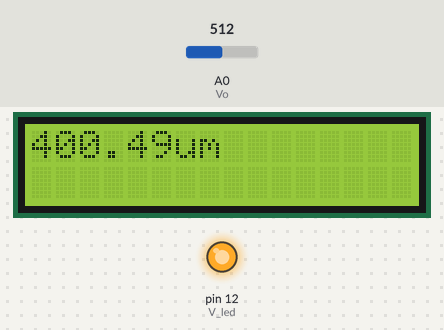
A sketch run on a simulated Arduino Uno, built with avr-gcc and run on an emulated ATmega328P. Shown: 16×2 character LCD, output pins drawn as LEDs (lit = HIGH). The test bench sets the inputs (shaded band); at power-on: A0 (Vo) = 512.

Above: at 3.2 s.
3.3 s: A0 (Vo) set to 716
At 4.4 s:
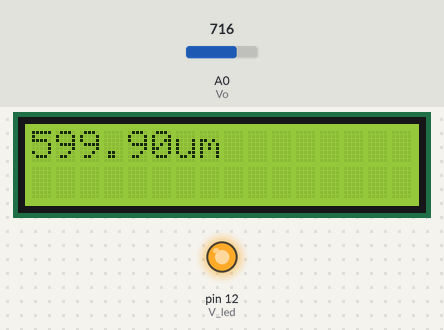
7.4 s: A0 (Vo) set to 900
At 9.0 s:
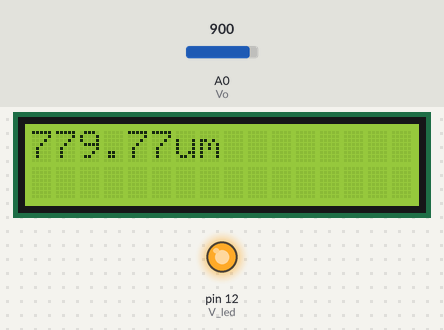
10.7 s: A0 (Vo) set to 1023
At 11.8 s:
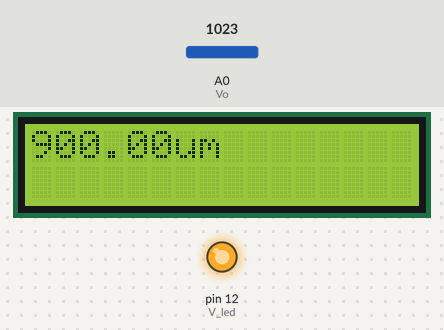
Timing chart, 0 to 13.7 s (numbered marks = the images above; inputs shaded):
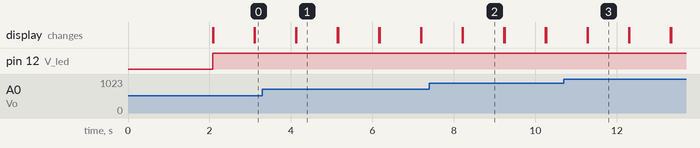

Measured:
- after the input at 3.3 s, the display: first differs from a run without the input after 0.84 s (image 1)
- after the input at 7.4 s, the display: first differs from a run without the input after 0.82 s (image 2)
- after the input at 10.7 s, the display: first differs from a run without the input after 0.59 s (image 3)
- what the display in image 1 shows lasts 1.0 s, from 4.1 s to 5.1 s

The sketch:

week4.ino
```cpp
#include <Wire.h>
#include <LiquidCrystal_I2C.h>

LiquidCrystal_I2C lcd(0x27, 16, 2);

int Vo = A0;
int V_led = 12;

float Vo_value = 0;
float Voltage = 0;
float dustDensity = 0;

void setup()
{
  pinMode(V_led, OUTPUT);
  pinMode(Vo, INPUT);
  lcd.init(); //lcd 초기화
  lcd.backlight(); //백라이트 켜기
  lcd.print("lcd init");
  delay(2000);
  lcd.clear();
}

void loop()
{
  digitalWrite(V_led, LOW);
  delayMicroseconds(280);
  Vo_value = analogRead(Vo);
  delayMicroseconds(40);
  digitalWrite(V_led, HIGH);
  delayMicroseconds(9680);

  Voltage = Vo_value * 5.0 / 1023.0;
  dustDensity = (Voltage - 0.5) / 0.005;

  lcd.setCursor(0,0);

  lcd.print(dustDensity);
  lcd.print("um");
  delay(1000);
  lcd.clear();
}
```
